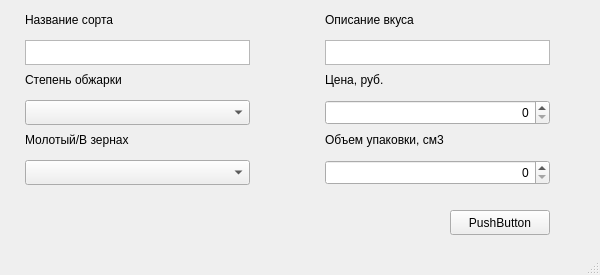
<?xml version="1.0" encoding="UTF-8"?>
<ui version="4.0">
 <class>AddWindow</class>
 <widget class="QMainWindow" name="AddWindow">
  <property name="geometry">
   <rect>
    <x>0</x>
    <y>0</y>
    <width>600</width>
    <height>275</height>
   </rect>
  </property>
  <property name="windowTitle">
   <string>MainWindow</string>
  </property>
  <widget class="QWidget" name="centralwidget">
   <widget class="QPlainTextEdit" name="name">
    <property name="geometry">
     <rect>
      <x>25</x>
      <y>40</y>
      <width>225</width>
      <height>25</height>
     </rect>
    </property>
   </widget>
   <widget class="QLabel" name="label">
    <property name="geometry">
     <rect>
      <x>25</x>
      <y>10</y>
      <width>150</width>
      <height>20</height>
     </rect>
    </property>
    <property name="text">
     <string>Название сорта</string>
    </property>
   </widget>
   <widget class="QComboBox" name="roast_degree">
    <property name="geometry">
     <rect>
      <x>25</x>
      <y>100</y>
      <width>225</width>
      <height>25</height>
     </rect>
    </property>
   </widget>
   <widget class="QLabel" name="label_2">
    <property name="geometry">
     <rect>
      <x>25</x>
      <y>70</y>
      <width>150</width>
      <height>20</height>
     </rect>
    </property>
    <property name="text">
     <string>Степень обжарки</string>
    </property>
   </widget>
   <widget class="QComboBox" name="type">
    <property name="geometry">
     <rect>
      <x>25</x>
      <y>160</y>
      <width>225</width>
      <height>25</height>
     </rect>
    </property>
   </widget>
   <widget class="QLabel" name="label_3">
    <property name="geometry">
     <rect>
      <x>25</x>
      <y>130</y>
      <width>150</width>
      <height>20</height>
     </rect>
    </property>
    <property name="text">
     <string>Молотый/В зернах</string>
    </property>
   </widget>
   <widget class="QLabel" name="label_4">
    <property name="geometry">
     <rect>
      <x>325</x>
      <y>10</y>
      <width>150</width>
      <height>20</height>
     </rect>
    </property>
    <property name="text">
     <string>Описание вкуса</string>
    </property>
   </widget>
   <widget class="QPlainTextEdit" name="flavor">
    <property name="geometry">
     <rect>
      <x>325</x>
      <y>40</y>
      <width>225</width>
      <height>25</height>
     </rect>
    </property>
   </widget>
   <widget class="QSpinBox" name="price">
    <property name="geometry">
     <rect>
      <x>325</x>
      <y>100</y>
      <width>225</width>
      <height>25</height>
     </rect>
    </property>
    <property name="alignment">
     <set>Qt::AlignRight|Qt::AlignTrailing|Qt::AlignVCenter</set>
    </property>
    <property name="maximum">
     <number>1000000</number>
    </property>
    <property name="singleStep">
     <number>10</number>
    </property>
   </widget>
   <widget class="QLabel" name="label_5">
    <property name="geometry">
     <rect>
      <x>325</x>
      <y>70</y>
      <width>150</width>
      <height>20</height>
     </rect>
    </property>
    <property name="text">
     <string>Цена, руб.</string>
    </property>
   </widget>
   <widget class="QSpinBox" name="volume">
    <property name="geometry">
     <rect>
      <x>325</x>
      <y>160</y>
      <width>225</width>
      <height>25</height>
     </rect>
    </property>
    <property name="alignment">
     <set>Qt::AlignRight|Qt::AlignTrailing|Qt::AlignVCenter</set>
    </property>
    <property name="maximum">
     <number>1000000</number>
    </property>
    <property name="singleStep">
     <number>10</number>
    </property>
   </widget>
   <widget class="QLabel" name="label_6">
    <property name="geometry">
     <rect>
      <x>325</x>
      <y>130</y>
      <width>150</width>
      <height>20</height>
     </rect>
    </property>
    <property name="text">
     <string>Объем упаковки, см3</string>
    </property>
   </widget>
   <widget class="QPushButton" name="pushButton">
    <property name="geometry">
     <rect>
      <x>450</x>
      <y>210</y>
      <width>100</width>
      <height>25</height>
     </rect>
    </property>
    <property name="text">
     <string>PushButton</string>
    </property>
   </widget>
  </widget>
  <widget class="QStatusBar" name="statusbar"/>
 </widget>
 <resources/>
 <connections/>
</ui>
